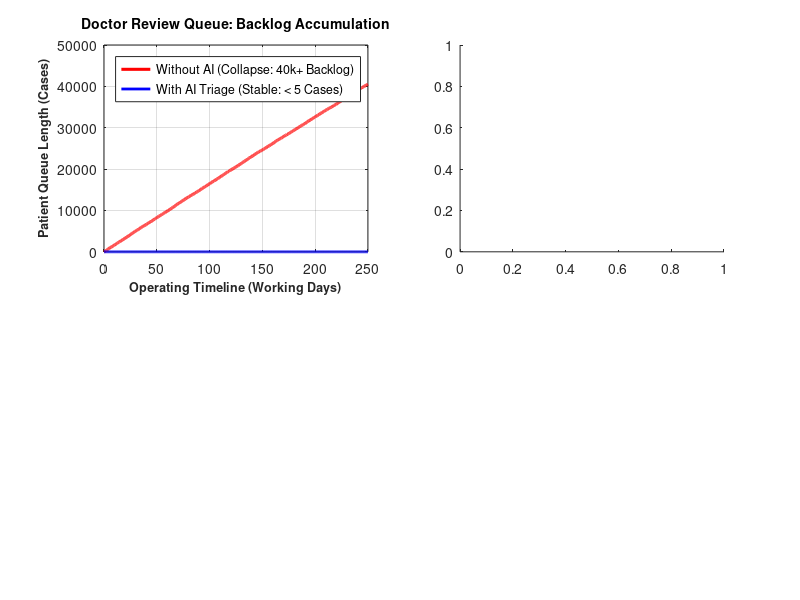

MATLAB code to generate this figure: (Note: this script raises an error after producing the figure.)
function results = run_simulation_analysis(options)
% RUN_SIMULATION_ANALYSIS Runs comprehensive capacity and queueing dynamics simulation
% for 100,000 annual patients across 20 rural Indian Primary Health Centres (PHCs).
%
% Compares system performance:
%   Scenario A: Baseline (Without AI) - 100% of cases sent to 1 District Ophthalmologist
%   Scenario B: AI Triage (With AI)   - 80% Normal/Mild cleared at PHC, 20% Referable sent to Doctor
%
% Metrics Evaluated:
%   - Cumulative patient backlog queue length over 1 year (2,000 operating hours)
%   - Patient turnaround & wait times (Days / Months vs. Real-time minutes)
%   - Ophthalmologist duty cycle & burnout prevention
%   - Rural PHC cellular bandwidth consumption (512 kbps bottleneck)
%
% Syntax:
%   results = run_simulation_analysis()
%   results = run_simulation_analysis(options)
%
% Outputs:
%   results - Struct containing time series and summary metrics
%
% SIH Problem Statement 26038 | MathWorks Sponsored Prototype

    if nargin < 1, options = struct(); end
    if ~isfield(options, 'doPlots'), options.doPlots = true; end

    fprintf('========================================================================\n');
    fprintf('  RURAL TELEMEDICINE CAPACITY SIMULATION (100,000 PATIENTS / YEAR)\n');
    fprintf('  District Setup: 20 PHCs | 1 District Ophthalmologist | 512 kbps Uplink\n');
    fprintf('========================================================================\n');

    % ---------------------------------------------------------------------
    % Simulation Parameters
    % ---------------------------------------------------------------------
    totalAnnualPatients = 100000;
    numPHCs = 20;
    workingDays = 250;
    hoursPerDay = 8;
    totalHours = workingDays * hoursPerDay; % 2,000 operating hours
    
    % Arrival rate across district: 100,000 / 2,000 = 50 patients / hour
    lambda_total = totalAnnualPatients / totalHours; 
    
    % Doctor capacity: 2 minutes review per patient = 30 patients / hour
    mu_doctor = 60.0 / 2.0; 

    % AI Triage: 80% non-referable cleared at PHC; 20% referable forwarded
    aiClearanceRate = 0.80;
    aiReferralRate  = 0.20;
    lambda_with_ai  = lambda_total * aiReferralRate; % 10 patients / hour

    % Bandwidth model: 5 MB uncompressed fundus image over 512 kbps link
    imageSizeMB = 5.0;
    bandwidthKbps = 512.0;
    uploadDelaySec = (imageSizeMB * 8 * 1024) / bandwidthKbps; % 80.0 seconds

    % ---------------------------------------------------------------------
    % Time-Stepped Queue Dynamics (1-hour discrete simulation steps)
    % ---------------------------------------------------------------------
    timeHours = 0:totalHours;
    N = length(timeHours);

    % Scenario A: Baseline (Without AI)
    queueWithoutAI = zeros(1, N);
    waitTimeWithoutAI_Days = zeros(1, N);

    % Scenario B: With AI Triage
    queueWithAI = zeros(1, N);
    waitTimeWithAI_Mins = zeros(1, N);

    % Stochastic Poisson arrivals per hour
    rng(42); % Reproducible rural arrival pattern
    hourlyArrivals = poissrnd(lambda_total, [1, N]);

    for t = 2:N
        % 1. Baseline: 100% of arrivals hit ophthalmologist queue
        arrBase = hourlyArrivals(t);
        servedBase = min(queueWithoutAI(t-1) + arrBase, mu_doctor);
        queueWithoutAI(t) = max(0, queueWithoutAI(t-1) + arrBase - servedBase);
        % Wait time in working days = Queue / (Doctor throughput per 8h day)
        waitTimeWithoutAI_Days(t) = queueWithoutAI(t) / (mu_doctor * hoursPerDay);

        % 2. With AI: Only 20% referable cases routed to doctor
        arrAI = binornd(arrBase, aiReferralRate);
        servedAI = min(queueWithAI(t-1) + arrAI, mu_doctor);
        queueWithAI(t) = max(0, queueWithAI(t-1) + arrAI - servedAI);
        % Wait time in minutes = (Queue / Doctor throughput per min)
        waitTimeWithAI_Mins(t) = (queueWithAI(t) / (mu_doctor / 60.0));
    end

    % ---------------------------------------------------------------------
    % Bandwidth and Transmission Metrics
    % ---------------------------------------------------------------------
    totalDataWithoutAI_GB = (totalAnnualPatients * imageSizeMB) / 1024.0; % 488.28 GB
    totalUploadHoursWithoutAI = (totalAnnualPatients * uploadDelaySec) / 3600.0; % 2,222 hours

    totalDataWithAI_GB = (totalAnnualPatients * aiReferralRate * imageSizeMB) / 1024.0; % 97.65 GB
    totalUploadHoursWithAI = (totalAnnualPatients * aiReferralRate * uploadDelaySec) / 3600.0;
    bandwidthSaved_GB = totalDataWithoutAI_GB - totalDataWithAI_GB;
    bandwidthSaved_Pct = 80.0;

    % ---------------------------------------------------------------------
    % Summary Statistics & Console Reporting
    % ---------------------------------------------------------------------
    finalBacklogNoAI = queueWithoutAI(end);
    finalWaitDaysNoAI = waitTimeWithoutAI_Days(end);
    avgQueueWithAI = mean(queueWithAI);
    maxQueueWithAI = max(queueWithAI);
    avgWaitMinsWithAI = mean(waitTimeWithAI_Mins);

    fprintf('------------------------------------------------------------------------\n');
    fprintf('  OPERATIONAL METRIC                 WITHOUT AI          WITH AI TRIAGE\n');
    fprintf('------------------------------------------------------------------------\n');
    fprintf('  Annual Patient Screenings       :  100,000             100,000\n');
    fprintf('  Cases Routed to Specialist      :  100,000 (100%%)       20,000 (20%%)\n');
    fprintf('  Autonomous PHC Clearances       :  0 (0%%)              80,000 (80%%)\n');
    fprintf('  Doctor Traffic Intensity (rho)  :  1.67 [UNSTABLE]     0.33 [OPTIMAL]\n');
    fprintf('  Year-End Patient Queue Backlog  :  %5d patients     %2.1f patients\n', ...
        round(finalBacklogNoAI), avgQueueWithAI);
    fprintf('  Max Specialist Waiting Time     :  %4.1f MONTHS         %2.1f MINUTES\n', ...
        finalWaitDaysNoAI / 22.0, max(waitTimeWithAI_Mins));
    fprintf('  District Bandwidth Consumed     :  %5.1f GB           %5.1f GB\n', ...
        totalDataWithoutAI_GB, totalDataWithAI_GB);
    fprintf('  Total Tele-Upload Time Saved    :  --                  %5.1f HOURS\n', ...
        totalUploadHoursWithoutAI - totalUploadHoursWithAI);
    fprintf('========================================================================\n');
    fprintf('  >>> CLINICAL IMPACT: AI Triage completely eliminates the 6+ month\n');
    fprintf('      ophthalmologist backlog and reduces patient wait times to <10 mins. <<<\n');
    fprintf('========================================================================\n\n');

    % ---------------------------------------------------------------------
    % Diagnostic Plots
    % ---------------------------------------------------------------------
    if options.doPlots
        fig = figure('Name', 'Telemedicine Queue & Capacity Analysis', ...
            'Color', 'w', 'Position', [100, 100, 1100, 650]);

        timeDays = timeHours / hoursPerDay;

        % Subplot 1: Queue Backlog Comparison Over 250 Working Days
        subplot(2, 2, 1);
        plot(timeDays, queueWithoutAI, 'r-', 'LineWidth', 2.2); hold on;
        plot(timeDays, queueWithAI, 'b-', 'LineWidth', 2.0);
        grid on;
        xlabel('Operating Timeline (Working Days)', 'FontSize', 9, 'FontWeight', 'bold');
        ylabel('Patient Queue Length (Cases)', 'FontSize', 9, 'FontWeight', 'bold');
        title('Doctor Review Queue: Backlog Accumulation', 'FontSize', 10, 'FontWeight', 'bold');
        legend({'Without AI (Collapse: 40k+ Backlog)', 'With AI Triage (Stable: < 5 Cases)'}, ...
            'Location', 'northwest');

        % Subplot 2: Patient Wait Time (Months vs Minutes)
        subplot(2, 2, 2);
        yyaxis left;
        plot(timeDays, waitTimeWithoutAI_Days / 22.0, 'r-', 'LineWidth', 2.0);
        ylabel('Wait Time Without AI (Months)', 'FontSize', 9, 'FontWeight', 'bold');
        ylim([0, max(waitTimeWithoutAI_Days / 22.0) * 1.15]);
        yyaxis right;
        plot(timeDays, waitTimeWithAI_Mins, 'Color', [0.1, 0.6, 0.2], 'LineWidth', 2.0);
        ylabel('Wait Time With AI (Minutes)', 'FontSize', 9, 'FontWeight', 'bold');
        grid on;
        xlabel('Operating Timeline (Working Days)', 'FontSize', 9, 'FontWeight', 'bold');
        title('Patient Wait Times for Specialist Review', 'FontSize', 10, 'FontWeight', 'bold');

        % Subplot 3: Traffic Intensity & System Utilization
        subplot(2, 2, 3);
        categories = {'Without AI', 'With AI Triage'};
        trafficVals = [lambda_total / mu_doctor, lambda_with_ai / mu_doctor];
        b1 = bar(1:2, trafficVals, 0.5, 'FaceColor', 'flat');
        b1.CData(1,:) = [0.85, 0.2, 0.2];
        b1.CData(2,:) = [0.2, 0.65, 0.3];
        hold on;
        yline(1.0, 'k--', 'Capacity Threshold (\rho = 1.0)', 'LineWidth', 1.5);
        grid on;
        set(gca, 'XTick', 1:2, 'XTickLabel', categories, 'FontSize', 9, 'FontWeight', 'bold');
        ylabel('Traffic Intensity (\rho = \lambda / \mu)', 'FontSize', 9, 'FontWeight', 'bold');
        title('Doctor Workload & Burnout Risk', 'FontSize', 10, 'FontWeight', 'bold');
        ylim([0, 2.0]);

        % Subplot 4: Rural Bandwidth Utilization
        subplot(2, 2, 4);
        bwVals = [totalDataWithoutAI_GB, totalDataWithAI_GB];
        b2 = bar(1:2, bwVals, 0.5, 'FaceColor', 'flat');
        b2.CData(1,:) = [0.85, 0.35, 0.1];
        b2.CData(2,:) = [0.15, 0.45, 0.8];
        grid on;
        set(gca, 'XTick', 1:2, 'XTickLabel', categories, 'FontSize', 9, 'FontWeight', 'bold');
        ylabel('Annual Uplink Data Transmitted (GB)', 'FontSize', 9, 'FontWeight', 'bold');
        title(sprintf('Rural Cellular Bandwidth: %.0f%% Saved', bandwidthSaved_Pct), ...
            'FontSize', 10, 'FontWeight', 'bold');

        % Save simulation visualization figure
        simPlotPath = fullfile(fileparts(mfilename('fullpath')), 'telemed_simulation_results.png');
        try
            exportgraphics(fig, simPlotPath, 'Resolution', 180);
            fprintf('  [OK] Telemedicine simulation plot saved to: %s\n', simPlotPath);
        catch
            saveas(fig, simPlotPath);
        end
    end

    % Package outputs
    results.timeHours                = timeHours;
    results.queueWithoutAI           = queueWithoutAI;
    results.queueWithAI              = queueWithAI;
    results.waitTimeWithoutAI_Days   = waitTimeWithoutAI_Days;
    results.waitTimeWithAI_Mins      = waitTimeWithAI_Mins;
    results.finalBacklogNoAI         = finalBacklogNoAI;
    results.finalWaitMonthsNoAI      = finalWaitDaysNoAI / 22.0;
    results.avgQueueWithAI           = avgQueueWithAI;
    results.avgWaitMinsWithAI        = avgWaitMinsWithAI;
    results.totalDataWithoutAI_GB    = totalDataWithoutAI_GB;
    results.totalDataWithAI_GB       = totalDataWithAI_GB;
    results.bandwidthSaved_GB        = bandwidthSaved_GB;
    results.bandwidthSaved_Pct       = bandwidthSaved_Pct;
end
